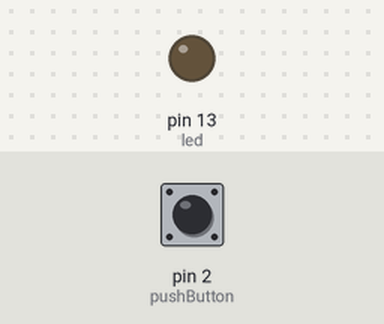
Bench run of a sketch on a simulated Arduino Uno, built with avr-gcc and run on an emulated ATmega328P. Parts: output pins drawn as LEDs (lit = HIGH). The test bench sets the inputs (shaded band); at power-on: pin 2 (pushButton) HIGH.

Above: at 1.2 s.
1.3 s: pin 2 (pushButton) pulled LOW for 0.15 s
At 1.37 s:
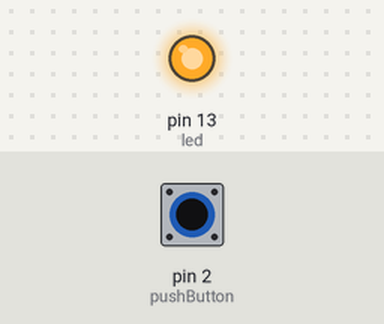
2.9 s: pin 2 (pushButton) pulled LOW for 3.2 s
At 6.9 s:
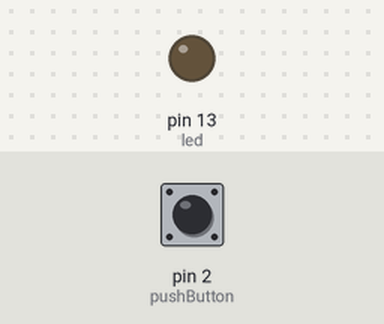
Timing chart, 0 to 8.4 s (numbered marks = the images above; inputs shaded):
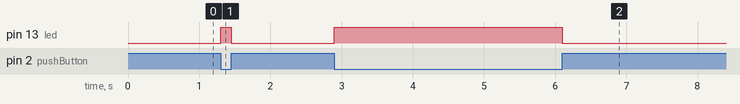

The sketch:

switch.ino
```cpp
const int pushButton = 2;
const int led = 13;

// the setup routine runs once when you press reset:
void setup() {
  pinMode(led, OUTPUT);
  pinMode(pushButton, INPUT_PULLUP);
}

// the loop routine runs over and over again forever:
void loop() {
  // read the input pin:
  int buttonState = digitalRead(pushButton);
  if (buttonState == LOW)
  {
    digitalWrite(led, HIGH);
  }
  else
  {
    digitalWrite(led, LOW);
  }
  // print out the state of the button:
    // delay in between reads for stability
}
```

Measured:
- after the input at 1.3 s, pin 13 (led): LOW → HIGH at once, → LOW 0.15 s later
- after the input at 2.9 s, pin 13 (led): LOW → HIGH at once, → LOW 3.2 s later
